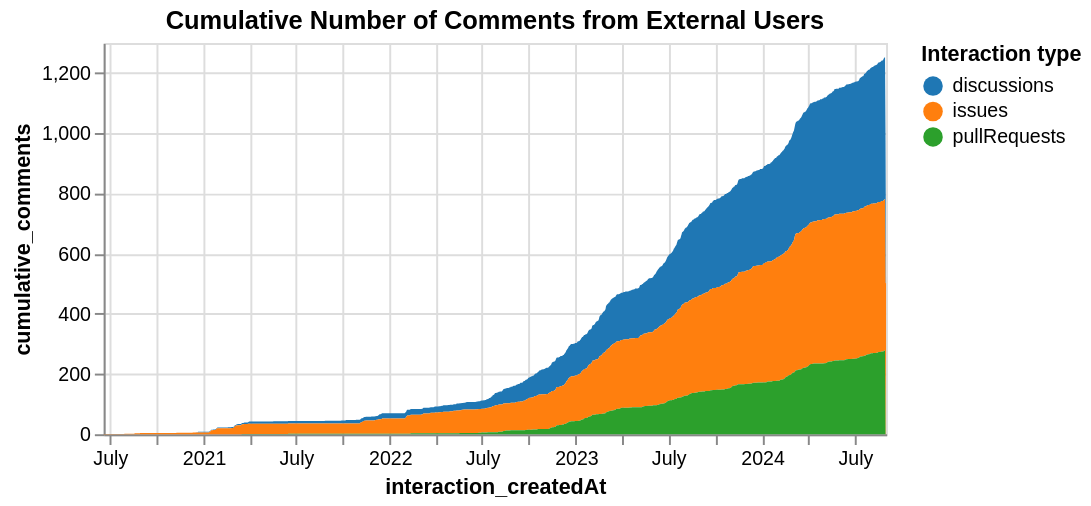

Source (Vega-Lite JSON):
### Vega-Lite specification from a JSON file in a GitHub repository (floating-point values rounded to 4 significant figures; data arrays with more than 128 entries replaced by an {"elided": "..."} marker saying what was removed)
{"config": {"view": {"continuousWidth": 400, "continuousHeight": 300}}, "data": {"name": "data-65c6880b3e7869481729b30c88df154c"}, "mark": "area", "encoding": {"color": {"field": "interaction_type", "legend": {"orient": "right"}, "scale": {"scheme": "category10"}, "title": "Interaction type", "type": "nominal"}, "tooltip": [{"field": "interaction_createdAt", "type": "temporal"}, {"field": "cumulative_comments", "type": "quantitative"}], "x": {"field": "interaction_createdAt", "type": "temporal"}, "y": {"field": "cumulative_comments", "type": "quantitative"}}, "height": 200, "title": "Cumulative Number of Comments from External Users", "$schema": "https://vega.github.io/schema/vega-lite/v4.17.0.json", "datasets": {"data-65c6880b3e7869481729b30c88df154c": {"elided": "4150 records"}}}
